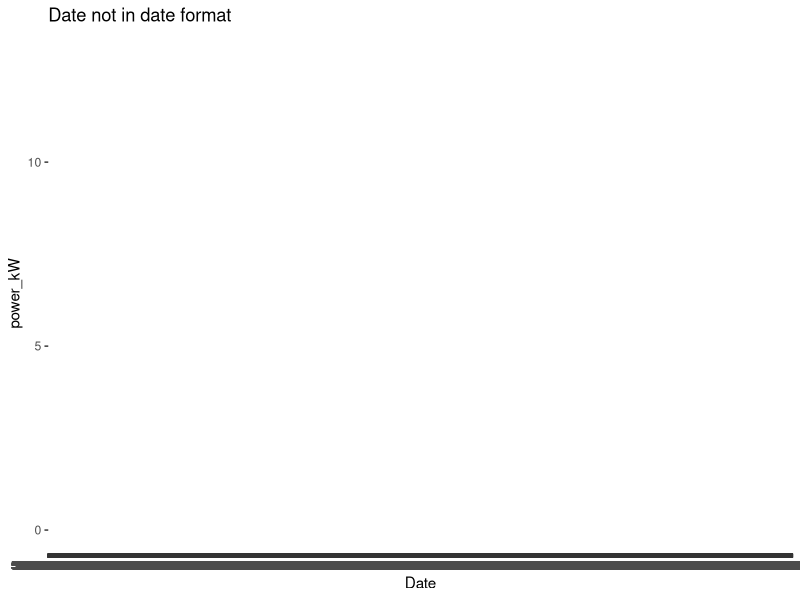
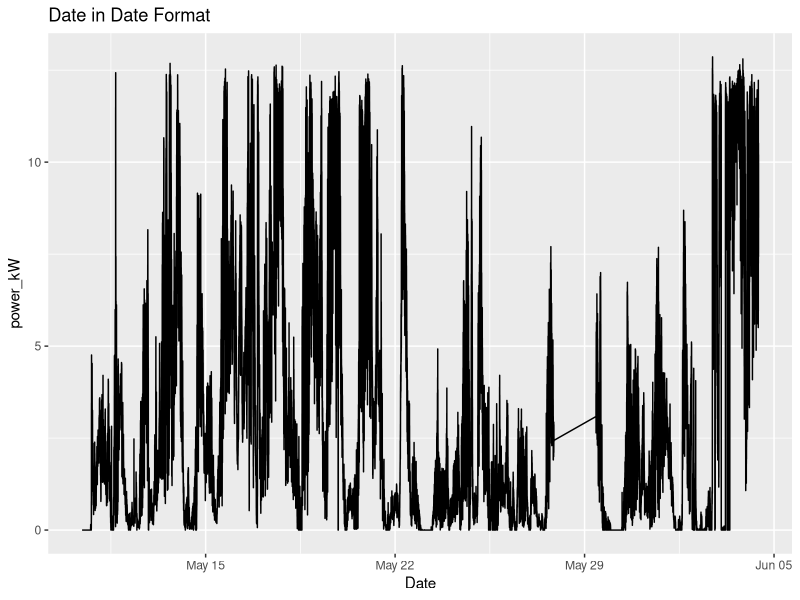
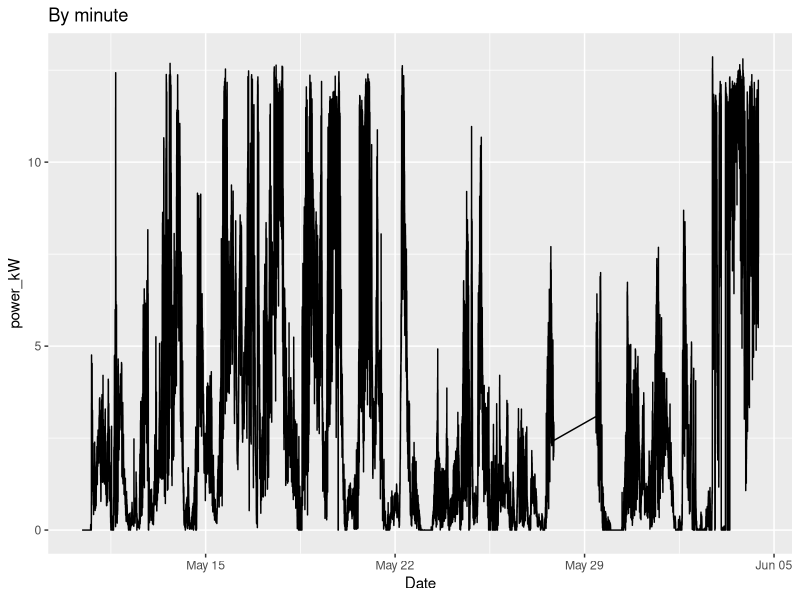
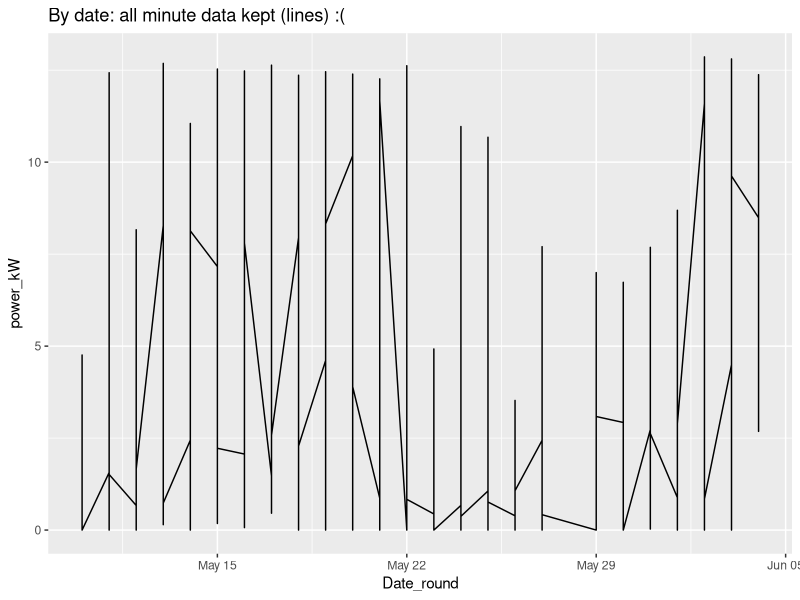
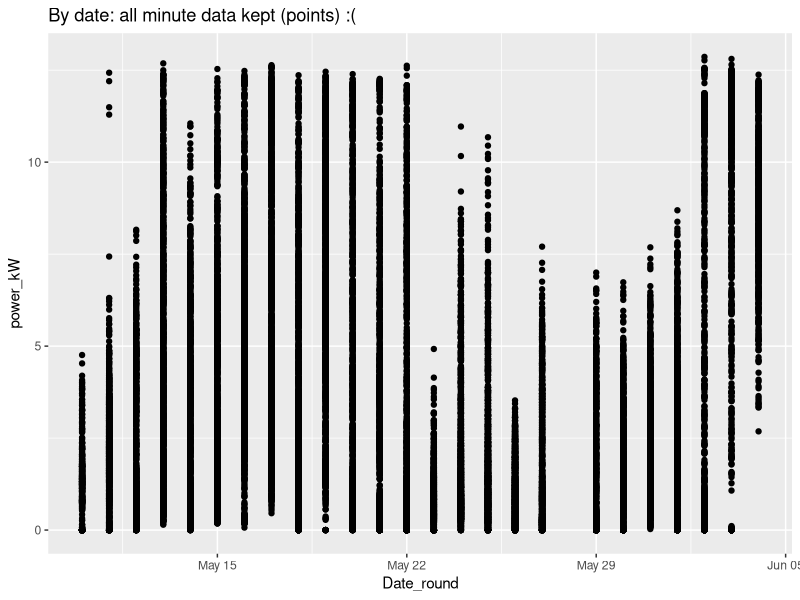
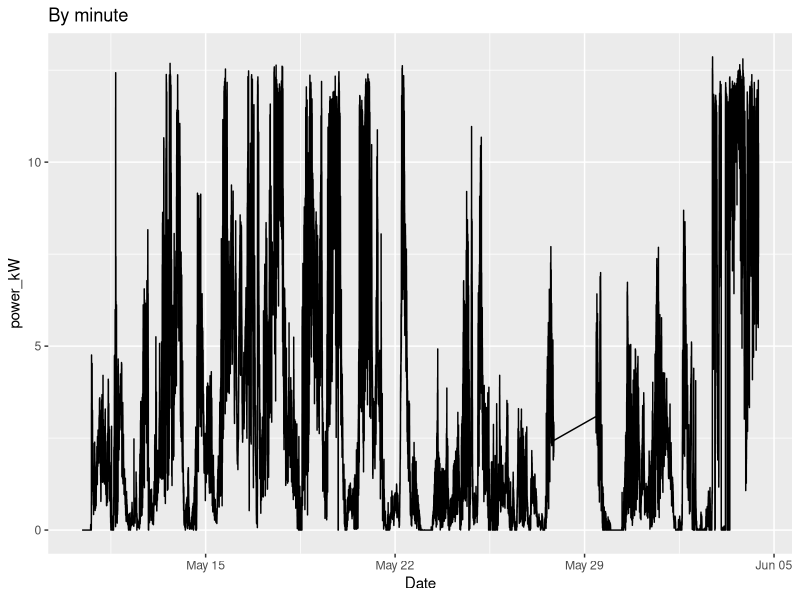
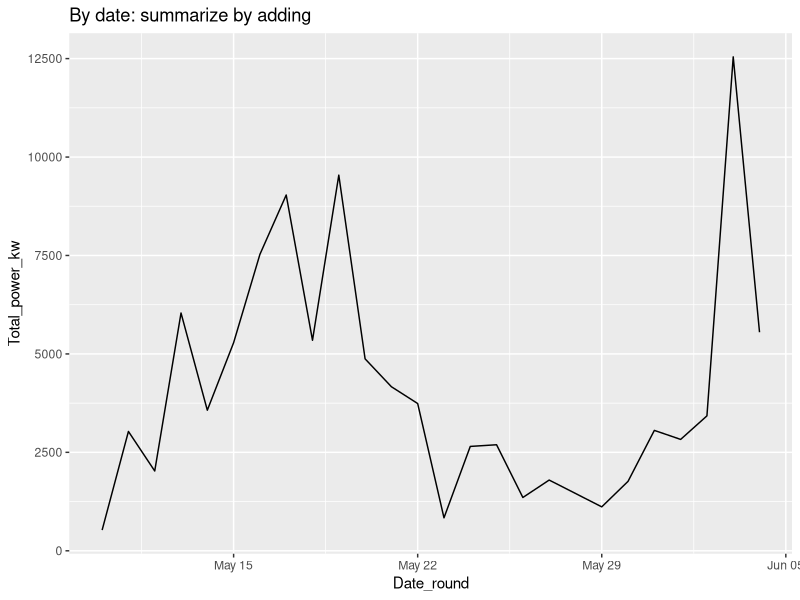
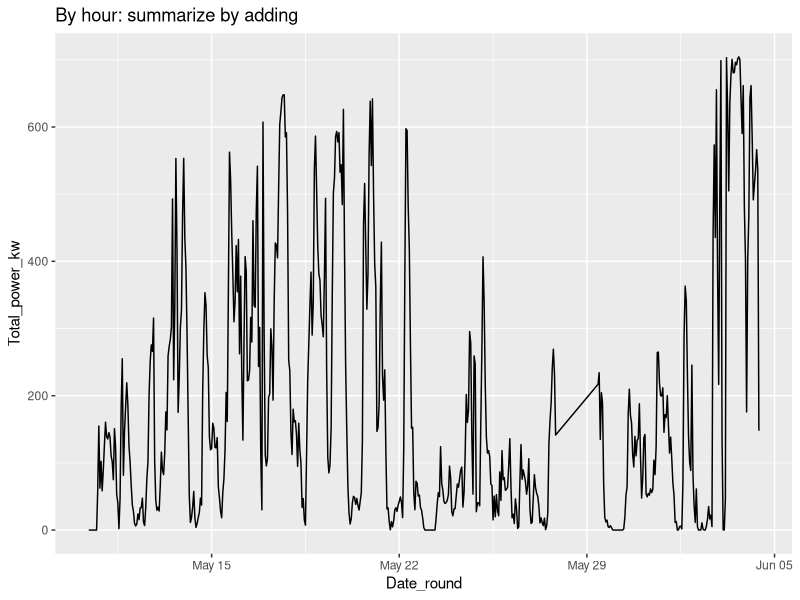

Write R code to recreate these figures, in order.
## ---- chunk 1
#| warning: FALSE
#| message: FALSE

#load packages
library(tidyverse)
library(lubridate)
## ---- chunk 2
#load data
power <- read.csv("../data/power.csv")
## ---- chunk 3
#| layout-ncol: 2
ggplot(power, aes(x=Date, y=power_kW)) + 
  geom_line() + 
  ggtitle("Date not in date format")

power <- power %>% 
  mutate(Date = mdy_hm(Date))

ggplot(power, aes(x=Date, y=power_kW)) + 
  geom_line() + 
  ggtitle("Date in Date Format")
## ---- chunk 4
#| layout-ncol: 3

power %>% 
  ggplot(aes(x=Date, y=power_kW)) + 
  geom_line() + 
  ggtitle("By minute")
  
power %>% 
  mutate(Date_round = floor_date(Date, unit="day")) %>% 
  ggplot(aes(x=Date_round, y=power_kW)) +
  geom_line() + 
  ggtitle("By date: all minute data kept (lines) :(")

power %>% 
  mutate(Date_round = floor_date(Date, unit="day")) %>% 
  ggplot(aes(x=Date_round, y=power_kW)) +
  geom_point() + 
  ggtitle("By date: all minute data kept (points) :(")


## ---- chunk 5
#| layout-ncol: 3

power %>% 
  ggplot(aes(x=Date, y=power_kW)) + 
  geom_line() + 
  ggtitle("By minute")

power %>% 
  mutate(Year = year(Date), Month = month(Date), Day = day(Date)) %>% 
  group_by(Year, Month, Day) %>% 
  summarize(Total_power_kw = sum(power_kW)) %>% 
  mutate(Date_round = make_date(year=Year, month=Month, day =Day)) %>% 
  ggplot(aes(x=Date_round, y=Total_power_kw)) +
  geom_line() + 
  ggtitle("By date: summarize by adding")

power %>% 
  mutate(Year = year(Date), Month = month(Date), Day = day(Date), Hour=hour(Date)) %>% 
  group_by(Year, Month, Day, Hour) %>% 
  summarize(Total_power_kw = sum(power_kW)) %>% 
  mutate(Date_round = make_datetime(year=Year, month=Month, day=Day, hour=Hour)) %>% 
  ggplot(aes(x=Date_round, y=Total_power_kw)) +
  geom_line() + 
  ggtitle("By hour: summarize by adding")


